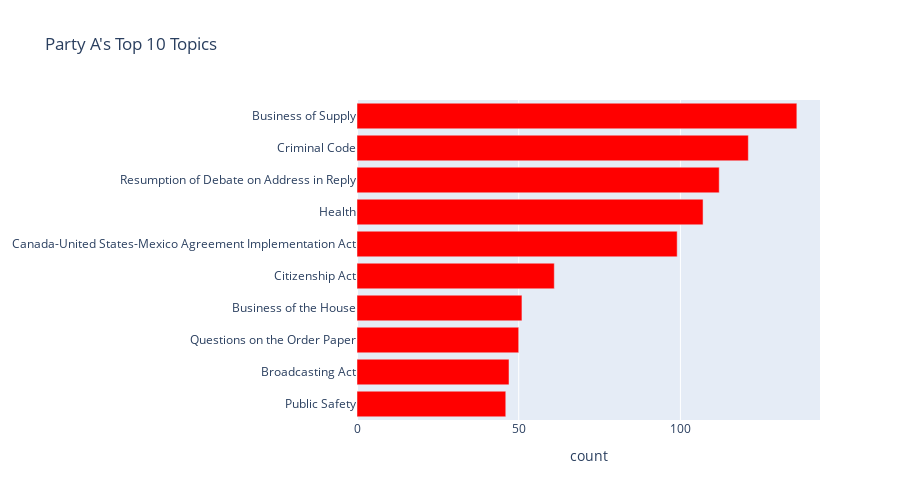
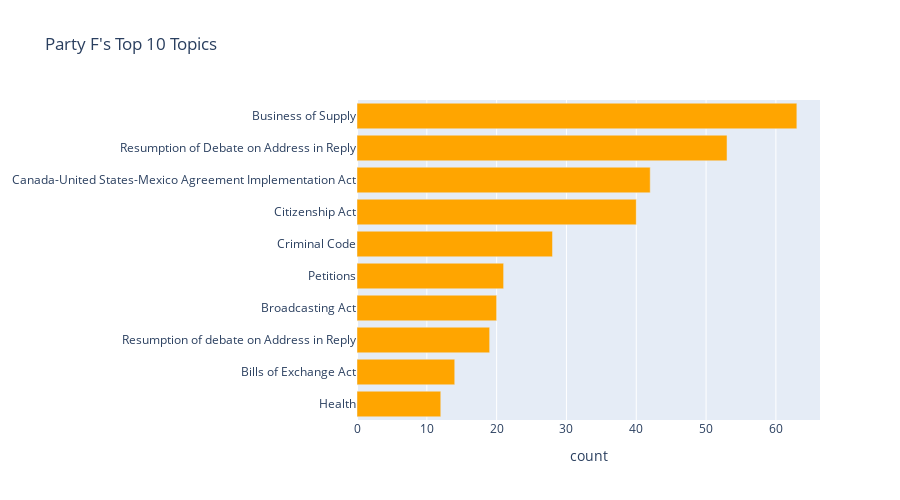
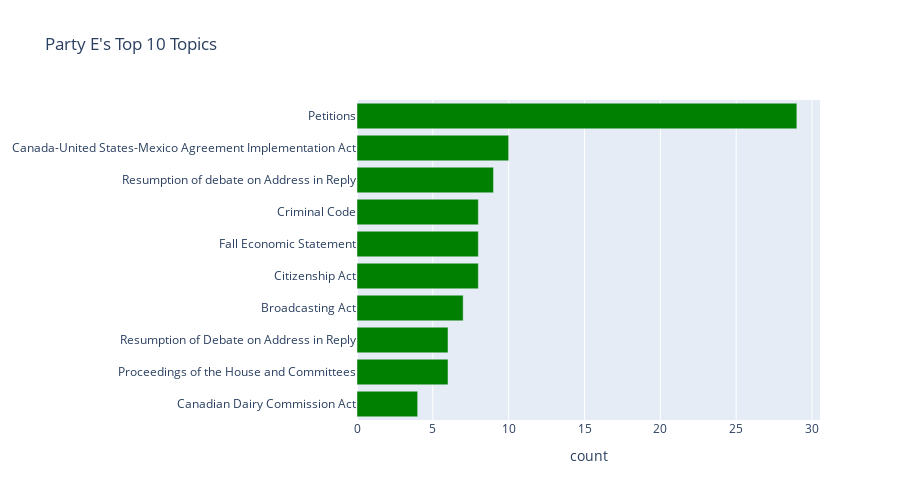

Notebook code cell kept with these figures, in order:
### Markdown cell above
We can investigate this concept by looking at each party's most important topics using the `speakerparty` column.

### Code cell
colors = ['red', 'orange', 'green', 'blue', 'lightblue', 'lightseagreen']
for index, party in enumerate(hansard['speakerparty'].dropna().unique()):
    party_topics = pd.DataFrame(hansard.groupby(['subtopic', 'speakerparty'])['subtopic'].aggregate('count').reset_index(name='count'))
    party_topics = party_topics.sort_values(by=['count'])
    party_topics = party_topics[party_topics['speakerparty'] == party]
    fig = px.bar(party_topics.tail(10), title=f"{party}'s Top 10 Topics", y='subtopic', x='count', orientation='h')
    fig.update_traces(marker_color=colors[index]).update_layout(yaxis_title=None, showlegend=False, height=500).show()

### Figure 1 — Plotly figure (JSON) as saved in the notebook; plotly's stock layout.template omitted (floating-point values rounded to 4 significant figures)
{"data": [{"alignmentgroup": "True", "hovertemplate": "count=%{x}<br>subtopic=%{y}<extra></extra>", "legendgroup": "", "marker": {"color": "red", "pattern": {"shape": ""}}, "name": "", "offsetgroup": "", "orientation": "h", "showlegend": false, "textposition": "auto", "type": "bar", "x": [46, 47, 50, 51, 61, 99, 107, 112, 121, 136], "xaxis": "x", "y": ["Public Safety", "Broadcasting Act", "Questions on the Order Paper", "Business of the House", "Citizenship Act", "Canada-United States-Mexico Agreement Implementation Act", "Health", "Resumption of Debate on Address in Reply", "Criminal Code", "Business of Supply"], "yaxis": "y"}], "layout": {"barmode": "relative", "height": 500, "legend": {"tracegroupgap": 0}, "showlegend": false, "title": {"text": "Party A's Top 10 Topics"}, "xaxis": {"anchor": "y", "domain": [0, 1], "title": {"text": "count"}}, "yaxis": {"anchor": "x", "domain": [0, 1], "title": {}}}}

### Figure 2 — Plotly figure (JSON) as saved in the notebook; plotly's stock layout.template omitted (floating-point values rounded to 4 significant figures)
{"data": [{"alignmentgroup": "True", "hovertemplate": "count=%{x}<br>subtopic=%{y}<extra></extra>", "legendgroup": "", "marker": {"color": "orange", "pattern": {"shape": ""}}, "name": "", "offsetgroup": "", "orientation": "h", "showlegend": false, "textposition": "auto", "type": "bar", "x": [12, 14, 19, 20, 21, 28, 40, 42, 53, 63], "xaxis": "x", "y": ["Health", "Bills of Exchange Act", "Resumption of debate on Address in Reply", "Broadcasting Act", "Petitions", "Criminal Code", "Citizenship Act", "Canada-United States-Mexico Agreement Implementation Act", "Resumption of Debate on Address in Reply", "Business of Supply"], "yaxis": "y"}], "layout": {"barmode": "relative", "height": 500, "legend": {"tracegroupgap": 0}, "showlegend": false, "title": {"text": "Party F's Top 10 Topics"}, "xaxis": {"anchor": "y", "domain": [0, 1], "title": {"text": "count"}}, "yaxis": {"anchor": "x", "domain": [0, 1], "title": {}}}}

### Figure 3 — Plotly figure (JSON) as saved in the notebook; plotly's stock layout.template omitted (floating-point values rounded to 4 significant figures)
{"data": [{"alignmentgroup": "True", "hovertemplate": "count=%{x}<br>subtopic=%{y}<extra></extra>", "legendgroup": "", "marker": {"color": "green", "pattern": {"shape": ""}}, "name": "", "offsetgroup": "", "orientation": "h", "showlegend": false, "textposition": "auto", "type": "bar", "x": [4, 6, 6, 7, 8, 8, 8, 9, 10, 29], "xaxis": "x", "y": ["Canadian Dairy Commission Act", "Proceedings of the House and Committees", "Resumption of Debate on Address in Reply", "Broadcasting Act", "Citizenship Act", "Fall Economic Statement", "Criminal Code", "Resumption of debate on Address in Reply", "Canada-United States-Mexico Agreement Implementation Act", "Petitions"], "yaxis": "y"}], "layout": {"barmode": "relative", "height": 500, "legend": {"tracegroupgap": 0}, "showlegend": false, "title": {"text": "Party E's Top 10 Topics"}, "xaxis": {"anchor": "y", "domain": [0, 1], "title": {"text": "count"}}, "yaxis": {"anchor": "x", "domain": [0, 1], "title": {}}}}
